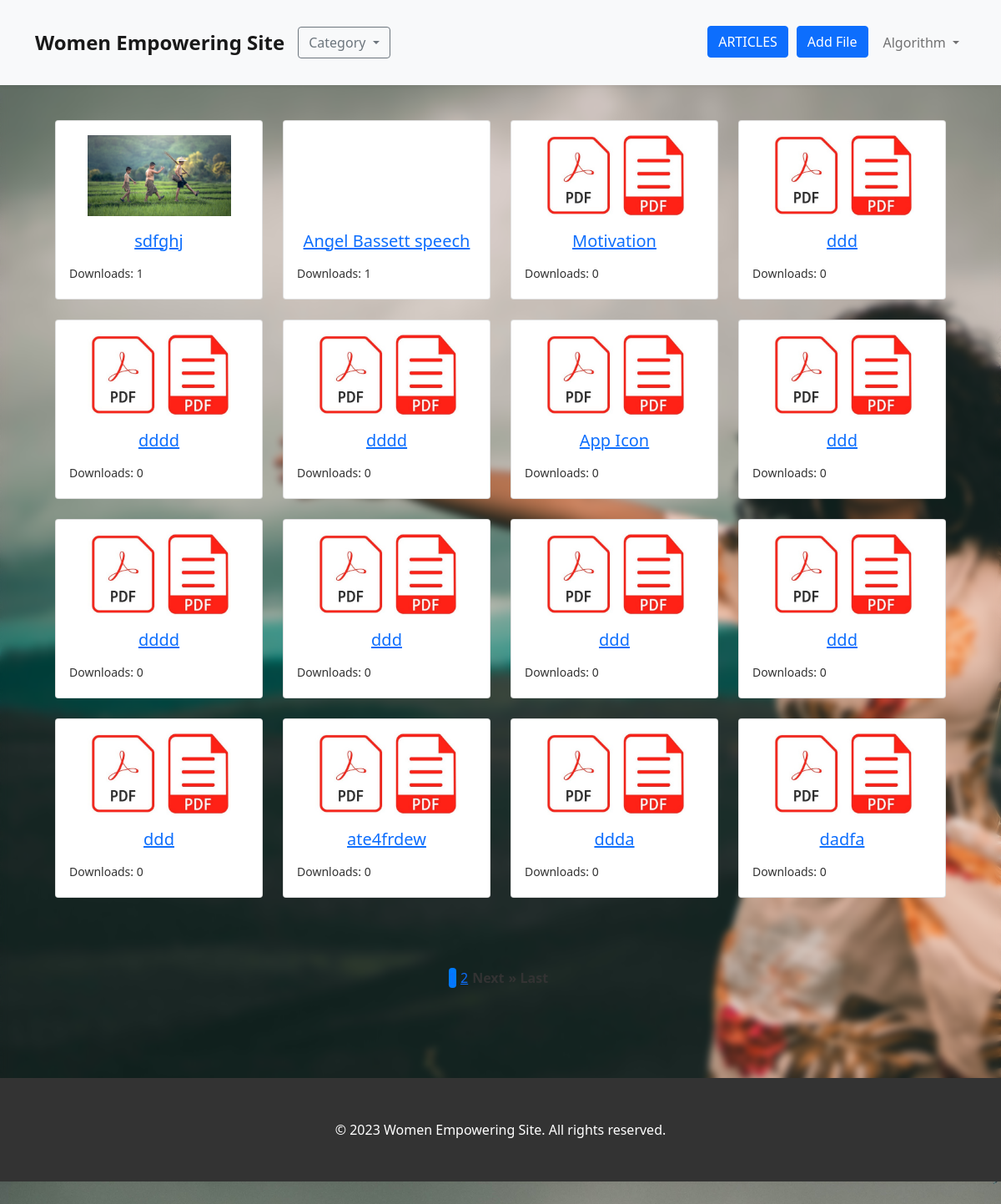
Page /blog/ (signed in) on the committed database.
### accounts/models.py (models this page shows, shortened)
class CustomUser(AbstractUser):
    GENDER_CHOICES =(
        ('M','Male'),
        ('F','Female'),
    )
    age= models.PositiveIntegerField(blank=True, null=True,default=0)
    gender = models.CharField(max_length=1, choices=GENDER_CHOICES)
    email = models.EmailField(unique=True)

### blog/models.py (models this page shows, shortened)
class FilesAdmin(models.Model):
    adminupload= models.FileField(upload_to='media/')
    title = models.CharField(max_length=50)
    description = models.TextField()
    downloadcount = models.IntegerField(default=0,blank=True)
    def get_file_type(self):
        file_extension = os.path.splitext(self.adminupload.name)[1]
        file_type = file_extension.lower().lstrip('.')
        if file_type in ['jpg','png','gif','jpeg']:
            return 'image'
        elif file_type in ['mp4','mkv','webm']:
            return 'video'
        elif file_type == 'pdf':
            return 'pdf'
        elif file_type in ['mp3','wav','aac']:
            return 'audio'
        else:
            return

### blog/views.py (the view, shortened to what this page needs)
# urls.py: path('',listfiles,name='list'),
@login_required
def listfiles(request,cat=None):
    files = FilesAdmin.objects.all()
    paginator = Paginator(files, 16)
    page_number = request.GET.get('page', 1)
    page = paginator.get_page(page_number)
    return render(request,'blog/list.html',{'files':page})

### templates/blog/list.html (shortened to what this page needs)
{% extends 'base.html' %}
{% load static %}
{% block content %}
<div class="container job-grid-content">
  <div class="search-bar-container">
    <form class="search-bar" action="{% url 'search_files' %}" method="get">
      <button type="submit" class="search-btn">Search</button>
    </form>
</div>
  <div class="container">
    <div class="row">
      <div class="col-md-12">
        <div class="row">
          {% for file in files %}
            <div class="col-md-3">
              <div class="card mb-4">
                <div class="card-body">
                  <div class="file-icon-container">
                    {% if file.get_file_type == 'image' %}
                      <img src="{{file.adminupload.url}}" class="file-icon img-fluid" alt="{{file.title}}">
                    {% elif file.get_file_type == 'video' %}
                    <video src="{{file.adminupload.url }}" class="file-icon img-fluid" alt="{{file.title}}">
                    {% elif file.get_file_type == 'audio' %}
                    <img style="height:90px;" src="{% static 'images/sound_icon.jpg' %}" class="file-icon img-fluid" alt="{{file.title}}">
                    {% elif file.get_file_type == 'pdf' %}
                      <img src="{% static 'images/pdf_iconn.jpg' %}" class="file-icon img-fluid" alt="{{file.title}}">
                    {% else %}
                      <img src="{% static 'file_icon.jpg' %}" class="file-icon img-fluid" alt="{{file.title}}">
                    {% endif %}
                  </div>
                  <h5 class="card-title text-center mt-3 mb-3"><a href="{% url 'detail' file.pk %}">{{ file.title }}</a></h5>
                  {% if user.is_staff %}
                  <div class="file-info">
                    <span class="file-info-item">Downloads: {{ file.downloadcount }}</span>
                  </div>
                  {% endif %}
                </div>
              </div>
            </div>
            {% empty %}
      <div class="col-md-12">
        <div class="job-item text-center">
          <p class="job-description" style="font-size: 20px;">Sorry, No files found</b>.</p>
        </div>
      </div>
          {% endfor %}
        </div>
      </div>
    </div>
  </div>
  <div class="container" style="margin-bottom: 20px;">
    <div class="pagination-container">
      <ul class="pagination">
        {% for num in files.paginator.page_range %}
          <li class="pagination-item {% if num == files.number %}active{% endif %}">
            <a href="?page={{ num }}">{{ num }}</a>
          </li>
        {% endfor %}
        {% if files.has_next %}
          <li class="pagination-item">
            <a href="?page={{ files.next_page_number }}" class="pagination-next">Next</a>
          </li>
          <li class="pagination-item">
            <a href="?page={{ files.paginator.num_pages }}" class="pagination-next">&raquo; Last</a>
          </li>
        {% endif %}
      </ul>
    </div>
  </div>
  <link rel="stylesheet" href="https://cdnjs.cloudflare.com/ajax/libs/font-awesome/5.15.4/css/all.min.css">
{% endblock %}

### templates/base.html (shortened to what this page needs)
{% load static %}
<!DOCTYPE html>
<html>
<head>
    <link rel="stylesheet" href="{% static 'css/style.css' %}">
    <link rel="stylesheet" href="https://cdn.jsdelivr.net/npm/bootstrap@5.1.3/dist/css/bootstrap.min.css">
</head>
<body style="background-image:url('{% static 'images/woman1.jpg' %}'); background-size:cover;  backdrop-filter: blur(4px);">
    <header>
        <nav class="navbar navbar-expand-lg navbar-light bg-light">
            <div class="container">
                {% if 'job/detail' in request.path or 'job/search_results' in request.path or 'job/create_jobs' in request.path or 'job/pending' in request.path %}
                <a class="navbar-brand" href="{% url 'list_job' %}">Job Site</a>
                {% elif 'prof/detail' in request.path or 'prof/create_prof' in request.path %}
                <a class="navbar-brand" href="{% url 'list_profs' %}">Professional Cards</a>
                {% elif 'blog/detail/' in request.path or 'blog/results' in request.path %}
                <a class="navbar-brand" href="{% url 'list' %}">Documents</a>
                {% elif 'article/edit' in request.path or 'article/detail' in request.path %}
                <a class="navbar-brand" href="{% url 'article:list' %}">Articles</a>
                {% else %}
                <a class="navbar-brand" href="{% url 'home' %}">Women Empowering Site</a>
                {% endif %}
                {% if 'blog' in request.path and not 'detail' in request.path %}
                <div class="dropdown ml-3">
                    <a class="btn btn-outline-secondary dropdown-toggle" href="#" role="button" id="navbarDropdown" data-bs-toggle="dropdown" aria-expanded="false">
                       Category
                    </a>
                </div>
                {% endif %}
                <div class="collapse navbar-collapse" id="navbarNav">
                    <ul class="navbar-nav ms-auto">
                        {% if user.is_authenticated %}
                            {% if 'blog' in request.path or 'article/detail' in request.path and 'blog/detail' in request.path %}
                            <li class="nav-item">
                                <a href="{% url 'article:list' %}" class="btn btn-primary job-btn create-job-btn"> ARTICLES</a>
                            </li>
                            {% endif %}
                            {% if user.is_staff and 'blog' in request.path and 'upload' not in request.path%}
                               <li class="nav-item">
                               <a href="{% url 'upload' %}" class="btn btn-primary job-btn create-job-btn"> Add File</a>
                               </li>
                            {% endif %}
                            <li class="nav-item dropdown">
                                <a class="nav-link dropdown-toggle" href="#" id="navbarDropdown" role="button" data-bs-toggle="dropdown" aria-expanded="false">
                                 {{ user.username }}
                                </a>
                            </li>
                        {% endif %}
                    </ul>
                </div>
            </div>
        </nav>
    </header>
    <main>
        <div class="container">
            <div style="margin-top:-10vh;">
                {% block content %}{% endblock %}
            </div>
        </div>
    </main>
    <footer>
        <div class="container">
            <p>&copy; 2023 Women Empowering Site. All rights reserved.</p>
        </div>
    </footer>
</body>
</html>

### static/css/style.css (style rules this page uses)
body { font-family: Arial, sans-serif; margin: 0; padding: 0; background-color: #f2f2f2; }
.container { max-width: 1200px; margin: 0 auto; padding: 20px; }

### templates/base.html (style rules this page uses)
body { padding-top: 60px; font-family: 'Segoe UI', sans-serif; color: #333; min-height: 100vh; display: flex; flex-direction: column; }
header { background-color: #fff; box-shadow: 0 2px 4px rgba(0, 0, 0, 0.05); position: fixed; top: 0; left: 0; right: 0; z-index: 999; }
.navbar-brand { font-weight: bold; font-size: 1.5rem; }
main { flex-grow: 1; margin-top: 80px; margin-bottom: 8px; }
footer { background-color: #333; color: #fff; padding: 30px 0; text-align: center; }
footer p { margin: 0; }
.nav-item .job-btn { margin-right: 10px; }

### templates/blog/list.html (style rules this page uses)
img { max-width: 100px; max-height: 100px; }
.file-icon-container { display: flex; justify-content: center; align-items: center; height: 100px; }
.file-icon { max-width: 80%; max-height: 200px; }
.card-body { padding-bottom: 1.25rem; width:100%; }
.file-info { margin-top: 10px; }
.file-info-item { display: block; font-size: 14px; }
.ml-3 { text-align: left; }
.card-title { margin-top: 0.5rem; margin-bottom: 5px; font-size: 20px; }
.search-bar-container { display: flex; justify-content: flex-end; margin-top: 10px; margin-bottom: 40px; }
.search-bar { display: flex; align-items: center; }
.search-btn { background-color: #007bff; color: #fff; border: none; border-radius: 4px; padding: 8px 16px; font-size: 14px; cursor: pointer; transition: background-color 0.3s; }
.pagination-container { display: flex; justify-content: center; align-items: center; margin-top: 20px; margin-bottom: 20px; }
.pagination { display: flex; list-style: none; padding: 0; margin: 0; }
.pagination-item { margin-right: 5px; }
.pagination-prev, .pagination-next { font-size: 16px; font-weight: bold; text-decoration: none; color: #333; }
.pagination-item.active { background-color: #007bff; color: #fff; border-radius: 4px; }

### rows in the picture
CustomUser: username "Algorithm"
FilesAdmin: adminupload (picture), title "sdfghj", downloadcount "1"
FilesAdmin: title "Angel Bassett speech", downloadcount "1"
FilesAdmin: title "Motivation", downloadcount "0"
FilesAdmin: title "ddd", downloadcount "0"
FilesAdmin: title "dddd", downloadcount "0"
FilesAdmin: title "dddd", downloadcount "0"
FilesAdmin: title "App Icon", downloadcount "0"
FilesAdmin: title "ddd", downloadcount "0"
FilesAdmin: title "dddd", downloadcount "0"
FilesAdmin: title "ddd", downloadcount "0"
FilesAdmin: title "ddd", downloadcount "0"
FilesAdmin: title "ddd", downloadcount "0"
FilesAdmin: title "ddd", downloadcount "0"
FilesAdmin: title "ate4frdew", downloadcount "0"
FilesAdmin: title "ddda", downloadcount "0"
FilesAdmin: title "dadfa", downloadcount "0"

### other values in the picture
{{ num }} "1" "2"
